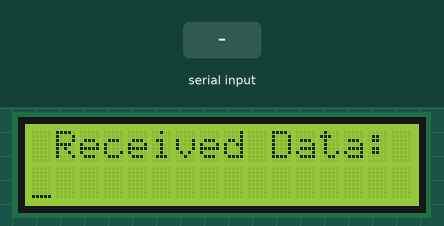
Simulated run of this program. Board: ATmega32, built with avr-gcc and emulated at 12 MHz. Shown: 16×2 character LCD. Wiring (inferred from the names in the program): character LCD (HD44780): RS PC0; R/W PC1; E PC2; data PB0, PB1, PB2, PB3, PB4, PB5, PB6, PB7. Inputs (shaded band) come from the test bench. What the program prints to the serial monitor is not drawn.

Above: at 3.1 s.
3.2 s: "OK" received over Serial
At 4.4 s:
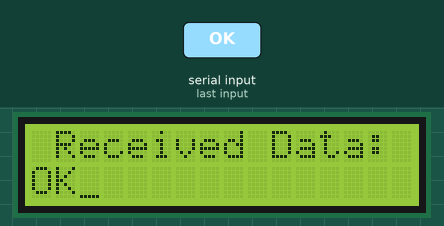
4.7 s: "OK" received over Serial
At 5.7 s:
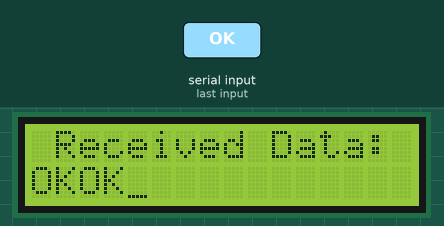
6.2 s: "OK" received over Serial
At 6.9 s:
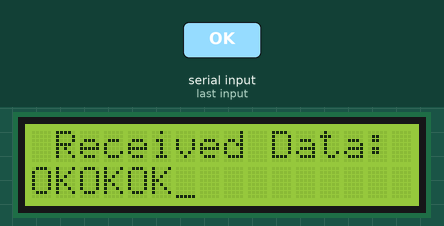
7.7 s: "1" received over Serial
At 8.9 s:
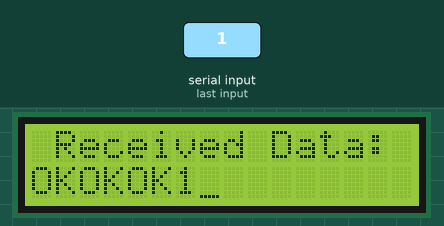
9.2 s: "OK" received over Serial
At 10.3 s:
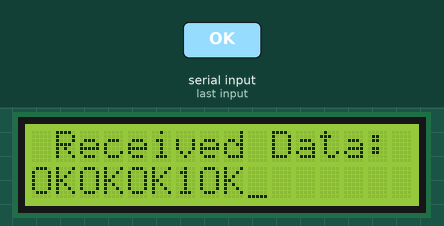
Timing chart, 0 to 11.7 s (numbered marks = the images above; inputs shaded):
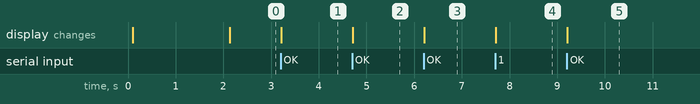

Measured:
- after the input at 3.2 s, the display: changes at once (image 1)
- after the input at 4.7 s, the display: changes at once (image 2)
- after the input at 6.2 s, the display: changes at once (image 3)
- after the input at 7.7 s, the display: changes at once (image 4)
- after the input at 9.2 s, the display: changes at once (image 5)

The program:

Bluetooth_control.c
```c
/*
 * Bluetooth_control.c
 *
 * Created: 2/9/2017 8:05:43 AM
 *  Author: elex_eKiran
 */
//**************************************************************//
//Micro-controller			:ATmega32
//System Clock				:8MHz
//Project					:Bidirectional Wireless Data Communication between HC-05 Bluetooth Module and Android Mobile with ATmega32 and LCD Display
//Software					:ATmel Studio 6
//USART Baud Rate			:9600
//USART Data Bits			:8
//USART Stop Bits			:1
//USART Mode				:Asynchronous Mode
//USART Parity				:No Parity
//**************************************************************//

#include<avr/io.h>
#define	F_CPU	12000000ul
#include<util/delay.h>
#define BaudRate 9600
#define BAUD_PRESCALE (((F_CPU/(BaudRate*24UL)))-1)
#define		LCD_DATA_PORT		PORTB
#define 	LCD_CONT_PORT		PORTC
#define 	LCD_RS 		PC0
#define 	LCD_RW 		PC1
#define 	LCD_EN 		PC2
#include "lcd.h"
#include "hc05.h"

int main(void)
{
	DDRB=0xff;								//All the 8 pins of PortB are declared output (data pins of LCD are connected)
	DDRC=0x07;								//PC0, PC1 and PC2 pins of PortC are declared output (control pins of LCD are connected)

	unsigned char received_data;			//Variable declaration
	lcd_init();								//LCD initialization
	usart_init();							//USART initialization

	hc_05_bluetooth_transmit_string("Automate the devices");			//Transmits a string to Blue-tooth Module
	hc_05_bluetooth_transmit_byte(0x0d);								//Transmits Carriage return to Blue-tooth Module
	hc_05_bluetooth_transmit_byte(0x0a);								//Transmits New Line to Blue-tooth Module for new line
	hc_05_bluetooth_transmit_string("Send one Character at a time");
	hc_05_bluetooth_transmit_byte(0x0d);
	hc_05_bluetooth_transmit_byte(0x0a);

	lcd_string_write("Kathford R&D");									//String is displayed in 1st row of LCD
	lcd_command_write(0xc0);											//Cursor moves to 2nd row 1st column
	lcd_string_write("KATHFORD");										//String is displayed in 2nd row of LCD

	_delay_ms(500);
	_delay_ms(500);
	_delay_ms(500);
	_delay_ms(500);
	/*2s delay*/

	lcd_command_write(0x01);									//Clear Screen
	lcd_string_write(" Received Data:");						//String is displayed in 1st row of LCD
	lcd_command_write(0xc0);									//Cursor moves to 2nd row 1st column

	while(1)													//Start the infinite loop
	{
		received_data=hc_05_bluetooth_receive_byte();
		//lcd_init();
		lcd_data_write(received_data);							//Displayed received character in 2nd row of LCD
		hc_05_bluetooth_transmit_byte(received_data+1);			//Transmits the received character by incrementing it by one
		hc_05_bluetooth_transmit_byte(0x0d);					//Transmits Carriage return to Blue-tooth Module
		hc_05_bluetooth_transmit_byte(0x0a);					//Transmits New Line to Blue-tooth Module for new line
	}
}
/*End of program*/
```

hc05.h
```c
/*The functions and macros defined in this header file are for HC-05 Bluetooth Module*/

#ifndef	_HC05_H_
#define	_HC05_H_

#include<avr/io.h>
#include<util/delay.h>
#include "usart.h"

char hc_05_buffer1[25], hc_05_buffer2[50];
char temp;

void hc_05_bluetooth_transmit_byte(char data_byte);
char hc_05_bluetooth_receive_byte(void);
void hc_05_bluetooth_transmit_string(char *transmit_string);
void hc_05_bluetooth_transmit_command(char *transmit_string);
char *hc_05_bluetooth_receive_string(char *receive_string, unsigned char terminating_character);
unsigned char hc_05_bluetooth_at_command_mode_test(void);
unsigned char hc_05_bluetooth_device_name_change(char *device_name);
unsigned char hc_05_bluetooth_get_version(void);
unsigned  char hc_05_bluetooth_change_baud_rate(long int baud_rate);
unsigned  char hc_05_bluetooth_pin_change(char *new_pin);


void hc_05_bluetooth_transmit_byte(char data_byte)
{
	usart_data_transmit(data_byte);
}
char hc_05_bluetooth_receive_byte(void)
{
	return usart_data_receive();
}
void hc_05_bluetooth_transmit_string(char *transmit_string)
{
	usart_string_transmit(transmit_string);
}
char *hc_05_bluetooth_receive_string(char *receive_string, unsigned char terminating_character)
{
	unsigned char temp=0x00;
	for(unsigned char i=0;;i++)
	{
		*(receive_string+i)=usart_data_receive();
		if(*(receive_string+i)==terminating_character)
			break;
		else
			temp++;
	}
	*(receive_string+temp)='\0';
	return receive_string;
}
unsigned char hc_05_bluetooth_at_command_mode_test(void)
{
	UBRRL=12;
	_delay_ms(500);
	usart_string_transmit("AT");
	usart_data_transmit(0x0d);
	usart_data_transmit(0x0a);
	usart_string_receive(hc_05_buffer1,0x0d);
	temp=usart_data_receive();
	if(!(strcmp(hc_05_buffer1,"OK")))
	{
		return 1;
	}
	else
	{
		return 0;
	}
}

unsigned  char hc_05_bluetooth_change_baud_rate(long int baud_rate)
{
	UBRRL=12;
	_delay_ms(500);

	if(baud_rate==4800)
	{
		usart_string_transmit("AT+UART=4800,0,0");
	}
	else if(baud_rate==9600)
	{
		usart_string_transmit("AT+UART=9600,0,0");
	}
	else if(baud_rate==19200)
	{
		usart_string_transmit("AT+UART=19200,0,0");
	}
	else if(baud_rate==38400)
	{
		usart_string_transmit("AT+UART=38400,0,0");
	}
	else if(baud_rate==57600)
	{
		usart_string_transmit("AT+UART=57600,0,0");
	}
	else if(baud_rate==115200)
	{
		usart_string_transmit("AT+UART=115200,0,0");
	}
	else if(baud_rate==230400)
	{
		usart_string_transmit("AT+UART=230400,0,0");
	}
	else if(baud_rate==460800)
	{
		usart_string_transmit("AT+UART=460800,0,0");
	}
	else if(baud_rate==921600)
	{
		usart_string_transmit("AT+UART=921600,0,0");
	}
	else if(baud_rate==1382400)
	{
		usart_string_transmit("AT+UART=1382400,0,0");
	}
	else
	{
		;
	}
	usart_data_transmit(0x0d);
	usart_data_transmit(0x0a);
	usart_string_receive(hc_05_buffer1,13);
	temp=usart_data_receive();

	if(!(strcmp(hc_05_buffer1,"OK")))
	{
		return 1;
	}
	else
	{
		return 0;
	}
}

unsigned char hc_05_bluetooth_device_name_change(char *device_name)
{
	UBRRL=12;
	_delay_ms(500);

	usart_string_transmit("AT+NAME=");
	usart_string_transmit(device_name);
	usart_data_transmit(0x0d);
	usart_data_transmit(0x0a);

	usart_string_receive(hc_05_buffer1,13);
	temp=usart_data_receive();

	if(!(strcmp(hc_05_buffer1,"OK")))
	{
		return 1;
	}
	else
	{
		return 0;
	}
}
unsigned char hc_05_bluetooth_get_version(void)
{
	UBRRL=12;
	_delay_ms(500);

	unsigned char i=9,j=0;
	usart_string_transmit("AT+VERSION?");
	usart_data_transmit(0x0d);
	usart_data_transmit(0x0a);

	usart_string_receive(hc_05_buffer2,13);
	temp=usart_data_receive();

	usart_string_receive(hc_05_buffer1,13);
	temp=usart_data_receive();

	for(i=9;hc_05_buffer2[i]!=0;i++)
	{
		hc_05_buffer2[j]=hc_05_buffer2[i];
		j++;
	}
	hc_05_buffer2[j]=0;

	if(!(strcmp(hc_05_buffer1,"OK")))
	{
		return 1;
	}
	else
	{
		return 0;
	}
}

unsigned  char hc_05_bluetooth_pin_change(char *new_pin)
{
	UBRRL=12;
	_delay_ms(500);

	usart_string_transmit("AT+PSWD=");
	usart_string_transmit(new_pin);
	usart_data_transmit(0x0d);
	usart_data_transmit(0x0a);

	usart_string_receive(hc_05_buffer1,13);
	temp=usart_data_receive();

	if(!(strcmp(hc_05_buffer1,"OK")))
	{
		return 1;
	}
	else
	{
		return 0;
	}
}

#endif
```

usart.h
```c
/*Functions and macros for Atmega16/32 series */

#ifndef	_USART_H_
#define	_USART_H_

#include<avr/io.h>
#include<util/delay.h>

/*The function is declared to initialize the USART with following cinfiguration:-
USART mode - Asynchronous
Baud rate - 9600
Data bits - 8
Stop bit - 1
Parity - No parity.*/

void usart_init();							/*initialize the USART mode */

void usart_data_transmit(unsigned char data );	/*The function is declared to transmit data.*/
unsigned char usart_data_receive( void );		/*The function is declared to receive data.*/
void usart_string_transmit(char *string);		/*The function is declared to transmit string.*/
char *usart_string_receive(char *receive_string,unsigned char terminating_character);	/*The function is declared to receive string.*/

/*Function defination*/
void usart_init()
{
UBRRH =(BAUD_PRESCALE>>8);
UBRRL =BAUD_PRESCALE;
UCSRB|= (1<<RXEN)|(1<<TXEN);
UCSRC |=  (1 << URSEL) | (0<<USBS) | (1 << UCSZ0) | (1 << UCSZ1);
}


void usart_data_transmit(unsigned char data )
{
while ( !( UCSRA & (1<<UDRE)) );
UDR = data;
_delay_ms(1);
}

unsigned char usart_data_receive( void )
{
while ( !(UCSRA & (1<<RXC)) );
return UDR;
}

void usart_string_transmit(char *string)
{
while(*string)
{
usart_data_transmit(*string++);
}
}

char *usart_string_receive(char *receive_string,unsigned char terminating_character)
{
	unsigned char temp=0x00;
	for(unsigned char i=0;;i++)
	{
		*(receive_string+i)=usart_data_receive();
		if(*(receive_string+i)==terminating_character)
			break;
		else
		temp++;
	}
	*(receive_string+temp)='\0';
	return receive_string;
}
#endif
```

lcd.h
```c
#ifndef	_LCD_H_
#define	_LCD_H_
#include<avr/io.h>
#include<util/delay.h>
#include<stdlib.h>

#ifndef LCD_DATA_PORT
#define LCD_DATA_PORT	PORTA
#endif

#ifndef LCD_CONT_PORT
#define LCD_CONT_PORT PORTB
#endif

#ifndef LCD_RS
#define LCD_RS PB0
#endif

#ifndef LCD_RW
#define LCD_RW PB1
#endif

#ifndef LCD_EN
#define LCD_EN PB2
#endif

void lcd_data_write(char data);
void lcd_command_write( char command);
void lcd_init();
void lcd_string_write( char *string);
void lcd_number_write(int number,unsigned char radix);

void lcd_data_write(char data)
{
LCD_CONT_PORT=_BV(LCD_EN)|_BV(LCD_RS);
LCD_DATA_PORT=data;
_delay_ms(1);
LCD_CONT_PORT=_BV(LCD_RS);
_delay_ms(1);
}


void lcd_command_write(char command)
{
LCD_CONT_PORT=_BV(LCD_EN);
LCD_DATA_PORT=command;
_delay_ms(1);
LCD_CONT_PORT=0x00;
_delay_ms(1);
}

void lcd_init()
{
	lcd_command_write(0x38);
	lcd_command_write(0x01);
	lcd_command_write(0x06);
	lcd_command_write(0x0e);
}

void lcd_string_write(char *string)
{
while (*string)
lcd_data_write(*string++);
}

void lcd_number_write(int number,unsigned char radix)
{
char *number_string="00000";
itoa(number,number_string,radix);
lcd_string_write(number_string);
}
#endif
```
